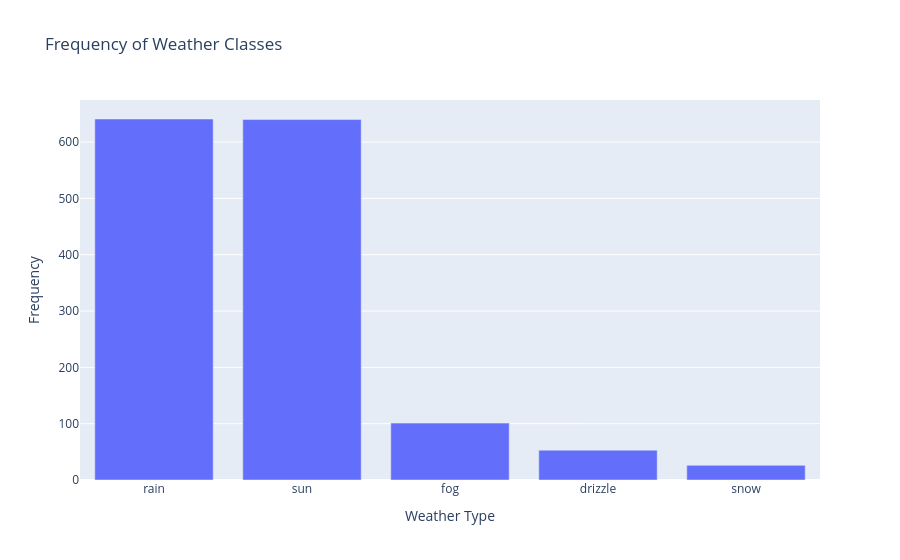

Notebook source saved alongside this figure:
### Code cell
import plotly.express as px

# Mapear la frecuencia de las clases para entender a qué nos estamos enfrentando
fig = px.bar(df['weather'].value_counts().reset_index(name='count'),
             x='weather', y='count',
             labels={'weather': 'Weather Type', 'count': 'Frequency'},
             title=' Frequency of Weather Classes')
fig.show()

### Figure 1 — Plotly figure (JSON) as saved in the notebook; plotly's stock layout.template omitted (floating-point values rounded to 4 significant figures)
{"data": [{"hovertemplate": "Weather Type=%{x}<br>Frequency=%{y}<extra></extra>", "legendgroup": "", "marker": {"color": "#636efa", "pattern": {"shape": ""}}, "name": "", "orientation": "v", "showlegend": false, "textposition": "auto", "type": "bar", "x": ["rain", "sun", "fog", "drizzle", "snow"], "xaxis": "x", "y": [641, 640, 101, 53, 26], "yaxis": "y"}], "layout": {"barmode": "relative", "legend": {"tracegroupgap": 0}, "title": {"text": " Frequency of Weather Classes"}, "xaxis": {"anchor": "y", "domain": [0, 1], "title": {"text": "Weather Type"}}, "yaxis": {"anchor": "x", "domain": [0, 1], "title": {"text": "Frequency"}}}}
